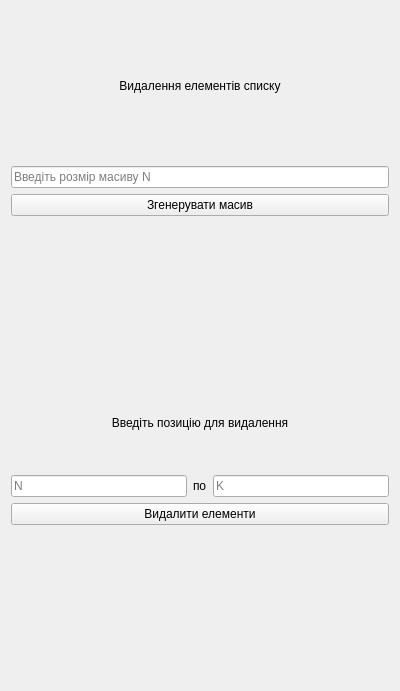
<?xml version="1.0" encoding="UTF-8"?>
<ui version="4.0">
 <class>Form</class>
 <widget class="QWidget" name="Form">
  <property name="geometry">
   <rect>
    <x>0</x>
    <y>0</y>
    <width>400</width>
    <height>691</height>
   </rect>
  </property>
  <property name="windowTitle">
   <string>Form</string>
  </property>
  <layout class="QVBoxLayout" name="verticalLayout_4">
   <item>
    <widget class="QLabel" name="title">
     <property name="text">
      <string>Видалення елементів списку</string>
     </property>
     <property name="alignment">
      <set>Qt::AlignmentFlag::AlignCenter</set>
     </property>
    </widget>
   </item>
   <item>
    <layout class="QVBoxLayout" name="verticalLayout_3">
     <item>
      <widget class="QLineEdit" name="size_input">
       <property name="styleSheet">
        <string notr="true"/>
       </property>
       <property name="text">
        <string/>
       </property>
       <property name="placeholderText">
        <string>Введіть розмір масиву N</string>
       </property>
       <property name="clearButtonEnabled">
        <bool>true</bool>
       </property>
      </widget>
     </item>
     <item>
      <widget class="QPushButton" name="create_array_button">
       <property name="text">
        <string>Згенерувати масив</string>
       </property>
      </widget>
     </item>
    </layout>
   </item>
   <item>
    <widget class="QLabel" name="array_result">
     <property name="text">
      <string/>
     </property>
     <property name="alignment">
      <set>Qt::AlignmentFlag::AlignCenter</set>
     </property>
    </widget>
   </item>
   <item>
    <layout class="QVBoxLayout" name="verticalLayout_2">
     <item>
      <layout class="QVBoxLayout" name="verticalLayout">
       <item>
        <widget class="QLabel" name="label_2">
         <property name="text">
          <string>Введіть позицію для видалення</string>
         </property>
         <property name="alignment">
          <set>Qt::AlignmentFlag::AlignCenter</set>
         </property>
        </widget>
       </item>
       <item>
        <layout class="QHBoxLayout" name="horizontalLayout">
         <item>
          <widget class="QLineEdit" name="n_input">
           <property name="text">
            <string/>
           </property>
           <property name="placeholderText">
            <string>N</string>
           </property>
          </widget>
         </item>
         <item>
          <widget class="QLabel" name="label">
           <property name="text">
            <string>по</string>
           </property>
          </widget>
         </item>
         <item>
          <widget class="QLineEdit" name="k_input">
           <property name="placeholderText">
            <string>K</string>
           </property>
          </widget>
         </item>
        </layout>
       </item>
      </layout>
     </item>
     <item>
      <widget class="QPushButton" name="delete_button">
       <property name="text">
        <string>Видалити елементи</string>
       </property>
      </widget>
     </item>
    </layout>
   </item>
   <item>
    <widget class="QLabel" name="status_label">
     <property name="text">
      <string/>
     </property>
     <property name="alignment">
      <set>Qt::AlignmentFlag::AlignCenter</set>
     </property>
    </widget>
   </item>
  </layout>
 </widget>
 <resources/>
 <connections/>
</ui>
